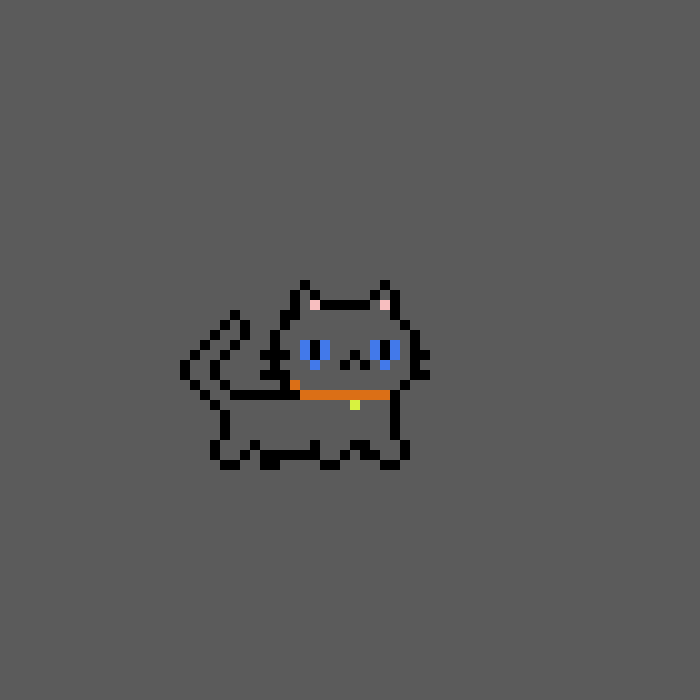
Frame 1 (no input)
Frame 60 (the mouse pressed at the canvas centre just before this capture): identical to frame 1, image omitted
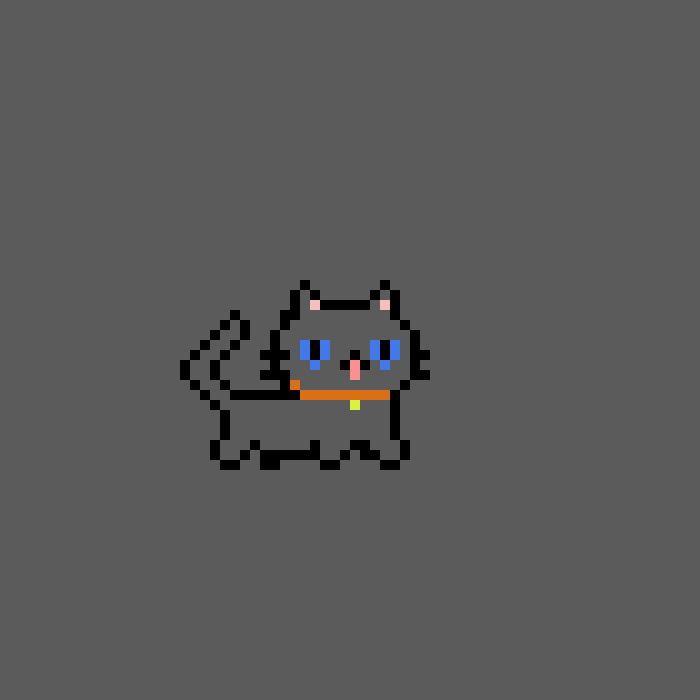
Frame 120 (the mouse held since frame 60 and released just before this capture)

The Processing sketch that drew these frames (run headless with seeded random() and noise(); from frame 60 on, the mouse is pressed at the canvas centre):

// Processing sketch: walking_cat
// ── walking_cat.pde
float move = 2;
float increment_val = 1;


void setup(){
  size (700,700);
}

void draw(){
  background(91);
  //float forward_move = 50-move;
  //println("forward_move", forward_move, "increment_val", increment_val);

  //translate(width/2-100, height/2);

  //line(20,20,forward_move,50 ); //Right side leg1
  //line(20,20,move,40 );         //leg side leg2

  //line(-20,20,-50 + move,50 );  //Left side leg3
  //line(-20,20,-move,50 );       //Left side leg3
  //ellipse(0, 0, 100,70 );
  
  ////leg swinging back and forth
  //move = move+increment_val;
  //if (forward_move == 5){
  //    increment_val = -1;
  //}
  // if (forward_move ==52){
  //    increment_val = 1;
  //}
  cat1(width/2, height/2, 10);
}

// ── cat1.pde
float count = 0; //counter for mouth


void cat1(float x_pos, float y_pos, float size){
  noStroke();
  translate(x_pos, y_pos);
  
  //mouth
  fill(0); 
  square(0*size,0*size,size);
  square(1*size,1*size,size);
  square(-1*size,1*size,size);
  
  //mouth movement
  if ((frameCount%60)==0){
    count = count+1;
  }
  if ((count<3)&&(count>1)){
    fill(#FC8F8F);
    square(0*size,1*size,size);
    square(0*size,2*size,size);
  }  
  if ((count>5)){
      count = 0;
  }
  println("mouth :",count);
  
  //eye
  fill(#4279EA); 
  square(-3*size,-1*size,size);
  square(-3*size,0*size,size);
  square(-4*size,1*size,size);
  square(-5*size,0*size,size);
  square(-5*size,-1*size,size);
    
    
  fill(0); 
  square(-4*size,0*size,size);
  square(-4*size,-1*size,size);

  fill(#4279EA); 
  square(2*size,0*size,size);
  square(4*size,0*size,size);
  square(4*size,-1*size,size);
  square(2*size,-1*size,size);
  square(3*size,1*size,size);
  square(2*size,0*size,size);
  
  fill(0); 
  square(3*size,0*size,size);
  square(3*size,-1*size,size);
  
  //face
  square(6*size,-1*size,size);
  square(6*size,0*size,size);
  square(6*size,1*size,size);
  square(6*size,2*size,size);
  square(7*size,0*size,size);
  square(7*size,2*size,size);
  square(5*size,3*size,size);
  square(4*size,4*size,size);
  square(4*size,4*size,size);
  square(-7*size,2*size,size);
  square(-8*size,2*size,size);
  square(-9*size,2*size,size);
  square(-8*size,1*size,size);
  square(-8*size,0*size,size);
  square(-7*size,0*size,size);
  square(-9*size,0*size,size);
  square(-8*size,-1*size,size);
  square(-8*size,-2*size,size);
  square(-7*size,-3*size,size);
  square(-7*size,-4*size,size);
  square(-6*size,-4*size,size);
  square(-6*size,-5*size,size);
  
  square(-6*size,-6*size,size);
  square(-5*size,-7*size,size);
  square(-4*size,-6*size,size);
  square(-3*size,-5*size,size);
  square(-2*size,-5*size,size);
  square(-1*size,-5*size,size);
  square(0*size,-5*size,size);
  square(1*size,-5*size,size);
  square(2*size,-6*size,size);
  square(3*size,-7*size,size);
  square(4*size,-6*size,size);
  square(4*size,-5*size,size);
  square(4*size,-4*size,size);
  square(5*size,-3*size,size);
  square(6*size,-2*size,size);
  
  fill(#F7BEBF);
  square(-4*size,-5*size,size);
  square(3*size,-5*size,size);
  //collar
  fill(#DB6F16);
  square(3*size,4*size,size);
  square(2*size,4*size,size);  
  square(1*size,4*size,size);
  square(0*size,4*size,size);
  square(-1*size,4*size,size);
  square(-2*size,4*size,size);
  square(-3*size,4*size,size);
  square(-4*size,4*size,size);
  square(-5*size,4*size,size);
  square(-6*size,3*size,size);
  fill(#D7F240);
  square(0*size,5*size,size);
  
  
  //body
  fill(0);
  square(-7*size,3*size,size);
  square(-6*size,4*size,size);
  square(-7*size,4*size,size);
  square(-8*size,4*size,size);
  square(-9*size,4*size,size);
  square(-10*size,4*size,size);
  square(-11*size,4*size,size);
  square(-12*size,4*size,size);
  
  //tail
  fill(0);
  square(-13*size,3*size,size);
  square(-14*size,2*size,size);
  square(-14*size,1*size,size);
  square(-13*size,0*size,size);
  square(-12*size,-1*size,size);
  square(-11*size,-2*size,size);
  square(-11*size,-3*size,size);
  square(-12*size,-4*size,size);
  square(-13*size,-3*size,size);
  square(-14*size,-2*size,size);
  square(-15*size,-1*size,size);
  square(-16*size,0*size,size);
  square(-17*size,1*size,size);
  square(-17*size,2*size,size);
  square(-16*size,3*size,size);
  square(-15*size,4*size,size);
  square(-14*size,5*size,size);
  square(-13*size,6*size,size);
  square(-13*size,7*size,size);
  square(-13*size,8*size,size);
  
  square(4*size,5*size,size);
  square(4*size,6*size,size);
  square(4*size,7*size,size);
  //front_leg1
  square(4*size,8*size,size);
  square(5*size,9*size,size);
  square(5*size,10*size,size);
  square(4*size,11*size,size);
  square(3*size,11*size,size);
  square(2*size,10*size,size);
  square(1*size,9*size,size);
  
  //front_leg2_backward
  
  square(1*size,10*size,size);
  square(0*size,9*size,size);
  square(-1*size,10*size,size);
  square(-2*size,11*size,size);
  square(-3*size,11*size,size);
  square(-4*size,10*size,size);
  square(-4*size,9*size,size);
  //square(-3*size,9*size,size);
  
  //front_leg2_forward 
  //square(1*size,10*size,size);
  //square(0*size,11*size,size);
  //square(-1*size,11*size,size);
  //square(-2*size,10*size,size);
  //square(-3*size,9*size,size);
  
  
  
  //belly
  square(-4*size,10*size,size);
  square(-5*size,10*size,size);
  square(-6*size,10*size,size);
  square(-7*size,10*size,size);
  square(-8*size,10*size,size);

  
  //back_leg1_backward
  square(-10*size,9*size,size);
  square(-11*size,10*size,size);
  square(-12*size,11*size,size);
  square(-13*size,11*size,size);
  square(-14*size,10*size,size);
  square(-14*size,9*size,size);
  //square(-13*size,9*size,size);
  
  //back_leg1_forward
  //square(-9*size,9*size,size);
  //square(-9*size,10*size,size);
  //square(-10*size,11*size,size);
  //square(-11*size,11*size,size);
  //square(-12*size,10*size,size);
  //square(-13*size,9*size,size);
 
  //back_leg2 
  square(-9*size,10*size,size);
  square(-8*size,11*size,size);
  square(-9*size,11*size,size);
  
}
